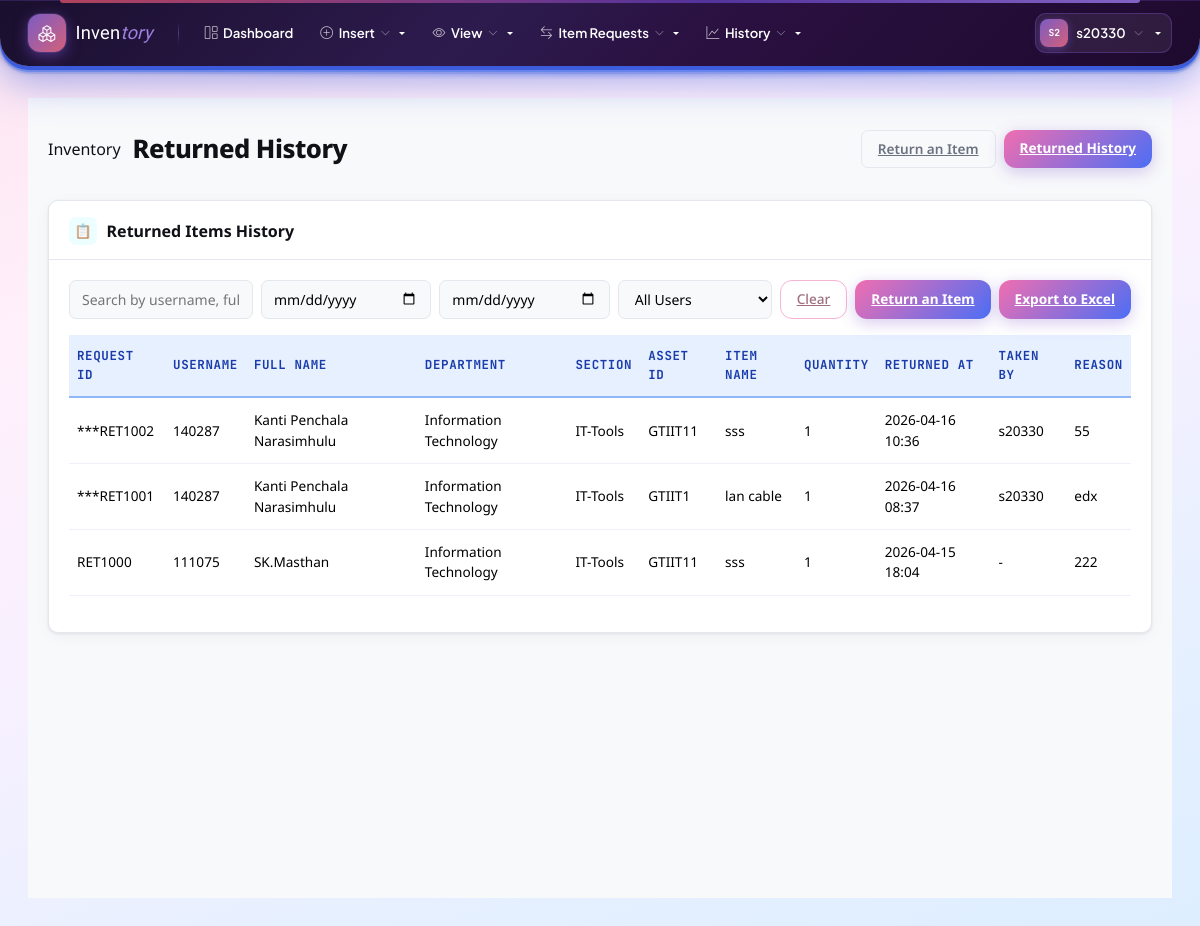
The page /returned-history/ (signed in) on the database as committed earlier.
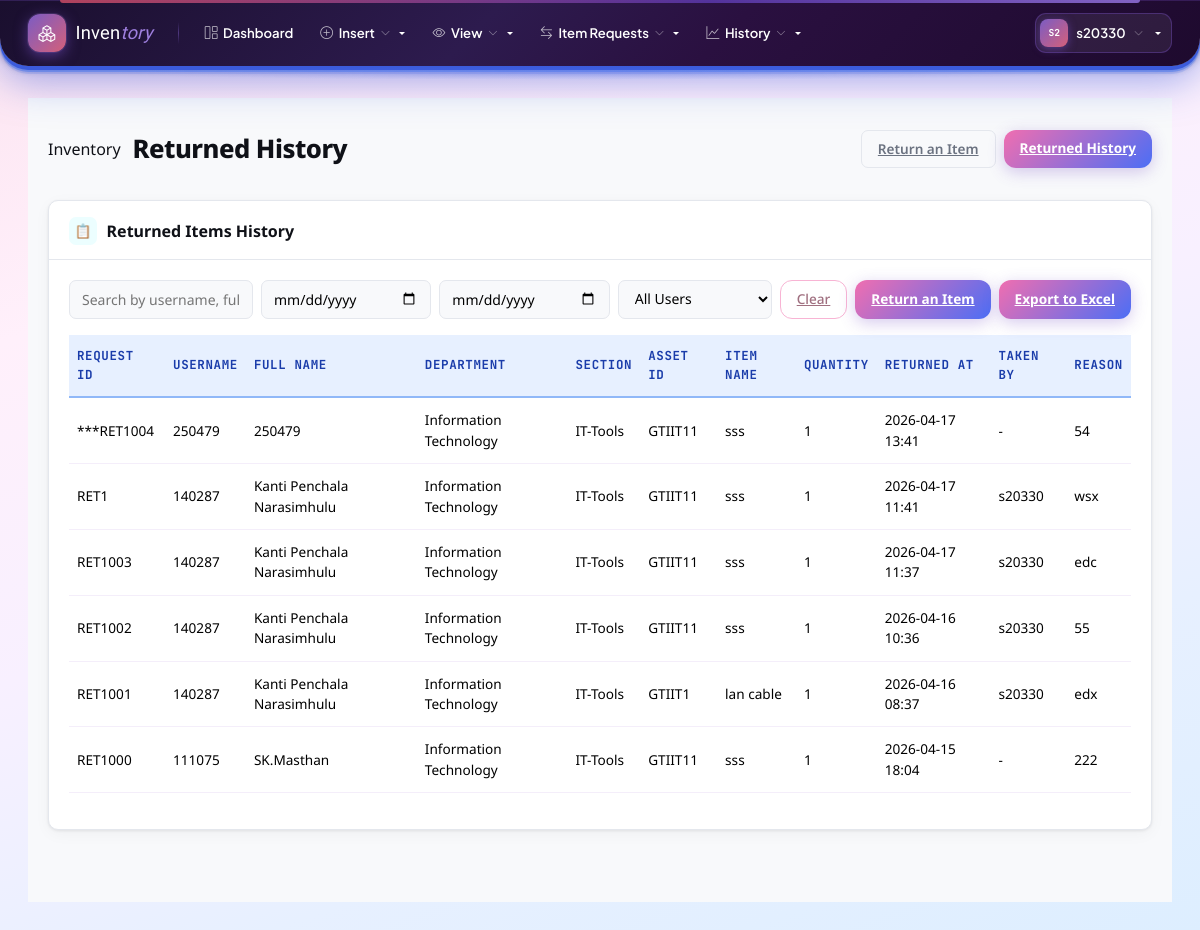
The same page on the database as committed later.
### inventory/models.py (models this page shows, shortened)
class ReturnedItem(models.Model):
    request_id = models.CharField(max_length=20, unique=True, null=True, blank=True, db_index=True)
    product = models.ForeignKey(Product, on_delete=models.CASCADE, related_name='returned_items')
    returned_by = models.ForeignKey(User, on_delete=models.SET_NULL, null=True, related_name='items_returned')
    returned_by_section = models.CharField(
        max_length=50,
        choices=ADMIN_SECTION_CHOICES,
        blank=True,
        null=True,
        help_text='Section of user who returned the item'
    )
    returned_by_department = models.CharField(
        max_length=20,
        choices=DEPARTMENT_CHOICES,
        blank=True,
        null=True,
        help_text='Department of user who returned the item'
    )
    username = models.CharField(max_length=100, blank=True, default='')
    full_name = models.CharField(max_length=200, blank=True, default='')
    department = models.CharField(
        max_length=20,
        choices=DEPARTMENT_CHOICES,
        blank=True,
        null=True,
        help_text='Department of the user who is returning the item'
    )
    section = models.CharField(
        max_length=50,
        choices=ADMIN_SECTION_CHOICES,
        blank=True,
        null=True,
        help_text='Section of the user who is returning the item'
    )
    quantity = models.PositiveIntegerField()
    taken_by = models.ForeignKey(User, on_delete=models.SET_NULL, null=True, blank=True, related_name='items_taken')
    reason = models.TextField(blank=True, default='')
    returned_at = models.DateTimeField(auto_now_add=True)
    class Meta:
        ordering = ['-returned_at']
    def has_account(self):
        try:
            User.objects.get(username=self.username)
            return True
        except User.DoesNotExist:
            return False
    def get_display_request_id(self):
        if self.request_id:
            return f"***{self.request_id}" if not self.has_account() else str(self.request_id)
        return "N/A"

class Product(models.Model):
    category = models.CharField(max_length=20, choices=CATEGORY_CHOICES, db_index=True)
    asset_id = models.CharField(max_length=100, blank=True)
    item_code = models.CharField(max_length=100, blank=True, default='')
    item_name = models.CharField(max_length=200)
    cabin_name = models.CharField(max_length=100, blank=True, default='')
    row_number = models.PositiveIntegerField(null=True, blank=True)
    column_number = models.PositiveIntegerField(null=True, blank=True)
    measurement_unit = models.CharField(max_length=20, choices=MEASUREMENT_UNIT_CHOICES, blank=True, default='')
    measurement_value = models.CharField(max_length=200, blank=True, default='')
    location = models.CharField(max_length=200, blank=True, default='')
    quantity_available = models.PositiveIntegerField(default=0)
    requested_count = models.PositiveIntegerField(default=0)
    price = models.DecimalField(max_digits=12, decimal_places=2, null=True, blank=True)
    rack = models.ForeignKey(Rack, on_delete=models.SET_NULL, null=True, blank=True, related_name='products')
    created_at = models.DateTimeField(auto_now_add=True)
    updated_at = models.DateTimeField(auto_now=True)
    class Meta:
        unique_together = [('category', 'asset_id')]
        ordering = ['category', 'asset_id']

class User(AbstractUser):
    REQUIRED_FIELDS = ['email']
    stage = models.PositiveSmallIntegerField(default=1)
    full_name = models.CharField(max_length=200, blank=True, default='')
    mobile_number = models.CharField(max_length=30, blank=True, default='')
    category = models.CharField(
        max_length=50,
        blank=True,
        null=True
    )
    admin_section = models.CharField(
        max_length=100,
        blank=True,
        null=True
    )
    admin_department = models.CharField(
        max_length=100,
        blank=True,
        null=True
    )
    department = models.CharField(
        max_length=100,
        blank=True,
        null=True
    )
    section = models.CharField(
        max_length=100,
        blank=True,
        null=True
    )
    is_active = models.BooleanField(
        default=True,
        help_text='Designates whether this user should be treated as active.'
    )
    def is_stage1(self):
        return self.is_superuser or self.stage == 1
    def can_edit(self):
        return self.is_stage1() or self.is_stage2()
    def can_approve_issue_requests(self):
        return self.is_stage1() or self.is_stage2()
    def can_request_issue(self):
        return True  # all stages allowed
    def can_issue_items(self):
        return self.is_stage1() or self.is_stage2()
    def can_manage_users(self):
        return self.is_stage1()
    def allowed_categories(self):
        if self.is_stage1() or self.is_stage2():
            return [choice[0] for choice in CATEGORY_CHOICES]
        return []  # Stage 3 has no category access
    class Meta:
        verbose_name = 'User'
        verbose_name_plural = 'Users'

### inventory/views.py (the view, shortened to what this page needs)
# urls.py: path('returned-history/', views.returned_history, name='returned_history'),
@login_required
def returned_history(request):
    if not request.user.can_approve_issue_requests():
        messages.error(request, 'Only Stage 1/2 users can view returned history.')
        return redirect('inventory:dashboard')
    from datetime import datetime
    search_q = request.GET.get('q', '').strip()
    from_date = request.GET.get('from_date', '').strip()
    to_date = request.GET.get('to_date', '').strip()
    user_type = request.GET.get('user_type', '')
    returned_items = ReturnedItem.objects.all().select_related('product', 'returned_by', 'taken_by').order_by('-returned_at')
    if from_date:
        try:
            from_date_obj = datetime.strptime(from_date, '%Y-%m-%d').date()
            returned_items = returned_items.filter(returned_at__date__gte=from_date_obj)
        except ValueError:
            pass
    if to_date:
        try:
            to_date_obj = datetime.strptime(to_date, '%Y-%m-%d').date()
            returned_items = returned_items.filter(returned_at__date__lte=to_date_obj)
        except ValueError:
            pass
    if user_type == 'temporary':
        returned_items = returned_items.exclude(username__in=User.objects.values_list('username', flat=True))
    elif user_type == 'permanent':
        returned_items = returned_items.filter(username__in=User.objects.values_list('username', flat=True))
    return render(request, 'inventory/returned_history.html', {
        'returned_items': returned_items,
        'search_q': search_q,
        'from_date': from_date,
        'to_date': to_date,
        'user_type': user_type,
    })

### inventory/context_processors.py (called while the page is built, shortened)
def stage_permissions(request):
    if request.user.is_authenticated:
        choices = dict(CATEGORY_CHOICES)
        allowed = request.user.allowed_categories()
        return {
            'user_can_edit': request.user.can_edit(),
            'user_can_request_issue': request.user.can_request_issue(),
            'user_can_approve_issue_requests': request.user.can_approve_issue_requests(),
            'user_can_issue_items': request.user.can_issue_items(),
            'user_can_manage_users': request.user.can_manage_users(),
            'user_is_stage1': request.user.is_stage1(),
            'user_allowed_categories': allowed,
            'category_display': choices,
            'navbar_categories': [{'slug': c, 'name': choices.get(c, c)} for c in allowed],
        }

### inventory/templates/inventory/returned_history.html (shortened to what this page needs)
{% extends 'inventory/base.html' %}
{% block content %}
<div class="rh-page">
  <div class="rh-page-header">
    <span class="page-eyebrow">Inventory</span>
    <h1>Returned History</h1>
    <div class="rh-header-buttons">
      <a href="{% url 'inventory:return_item' %}" class="btn-ir btn-ghost">Return an Item</a>
      <a href="{% url 'inventory:returned_history' %}" class="btn-ir btn-primary">Returned History</a>
    </div>
  </div>
  <div class="rh-card">
    <div class="rh-card-header">
      <span class="card-icon icon-info">📋</span>
      <h2>Returned Items History</h2>
    </div>
    <div class="rh-card-body">
      <div class="search-box">
        <form method="get" style="display:flex; gap:.5rem; flex:1; flex-wrap:wrap;">
          <input type="text" name="q" placeholder="Search by username, full name, asset ID, or item name..." value="{{ search_q }}">
          <input type="date" name="from_date" placeholder="From date" value="{{ from_date }}">
          <input type="date" name="to_date" placeholder="To date" value="{{ to_date }}">
          <select name="user_type" style="border: 1.5px solid var(--border); border-radius: 7px; padding: .5rem .75rem; font-size: .875rem; background: var(--surface); outline: none;">
            <option value="">All Users</option>
          </select>
          <a href="{% url 'inventory:returned_history' %}" class="btn-ir btn-outline-secondary" style="display:flex; align-items:center;">Clear</a>
        </form>
        <a href="{% url 'inventory:return_item' %}" class="btn-ir btn-primary" style="display:flex; align-items:center;">Return an Item</a>
        <a href="{% url 'inventory:returned_history_excel' %}" class="btn-ir btn-primary" style="display:flex; align-items:center;">Export to Excel</a>
      </div>
      <div class="table-responsive" style="overflow-x: auto;">
        <table class="table table-hover">
          <thead>
            <tr>
              <th>Request ID</th>
              <th>Username</th>
              <th>Full Name</th>
              <th>Department</th>
              <th>Section</th>
              <th>Asset ID</th>
              <th>Item Name</th>
              <th>Quantity</th>
              <th>Returned At</th>
              <th>Taken By</th>
              <th>Reason</th>
            </tr>
          </thead>
          <tbody>
            {% for item in returned_items %}
            <tr{% if item.get_display_request_id|slice:":3" == "***" %} class="temporary-user-row"{% endif %}>
              <td>{{ item.get_display_request_id }}</td>
              <td>{{ item.username }}</td>
              <td>{{ item.full_name }}</td>
              <td>{{ item.get_department_display|default:item.department }}</td>
              <td>{{ item.get_section_display|default:item.section }}</td>
              <td>{{ item.product.asset_id }}</td>
              <td>{{ item.product.item_name }}</td>
              <td>{{ item.quantity }}</td>
              <td>{{ item.returned_at|date:"Y-m-d H:i" }}</td>
              <td>{% if item.taken_by %}{{ item.taken_by.username }}{% else %}-{% endif %}</td>
              <td>{{ item.reason|truncatewords:10 }}</td>
            </tr>
            {% empty %}
            <tr>
              <td colspan="11" class="text-center" style="color:var(--ink-3); padding:2rem;">No returned items found.</td>
            </tr>
            {% endfor %}
          </tbody>
        </table>
      </div>
    </div>
  </div>
</div>
{% endblock %}

Rows that differ between the two databases and show on the page:
added ReturnedItem: get_display_request_id "***RET1004", username "250479", full_name "250479", department "Information Technology", section "IT-Tools", product.asset_id "GTIIT11", product.item_name "sss", quantity "1", returned_at "2026-04-17 13:41", reason "54"
added ReturnedItem: get_display_request_id "RET1", username "140287", full_name "Kanti Penchala Narasimhulu", department "Information Technology", section "IT-Tools", product.asset_id "GTIIT11", product.item_name "sss", quantity "1", returned_at "2026-04-17 11:41", taken_by.username "s20330", reason "wsx"
added ReturnedItem: get_display_request_id "RET1003", username "140287", full_name "Kanti Penchala Narasimhulu", department "Information Technology", section "IT-Tools", product.asset_id "GTIIT11", product.item_name "sss", quantity "1", returned_at "2026-04-17 11:37", taken_by.username "s20330", reason "edc"
changed ReturnedItem: request_id 1002 → "RET1002" (drawn); get_display_request_id "***RET1002" → "RET1002"
changed ReturnedItem "edx": request_id 1001 → "RET1001" (drawn); get_display_request_id "***RET1001" → "RET1001"
